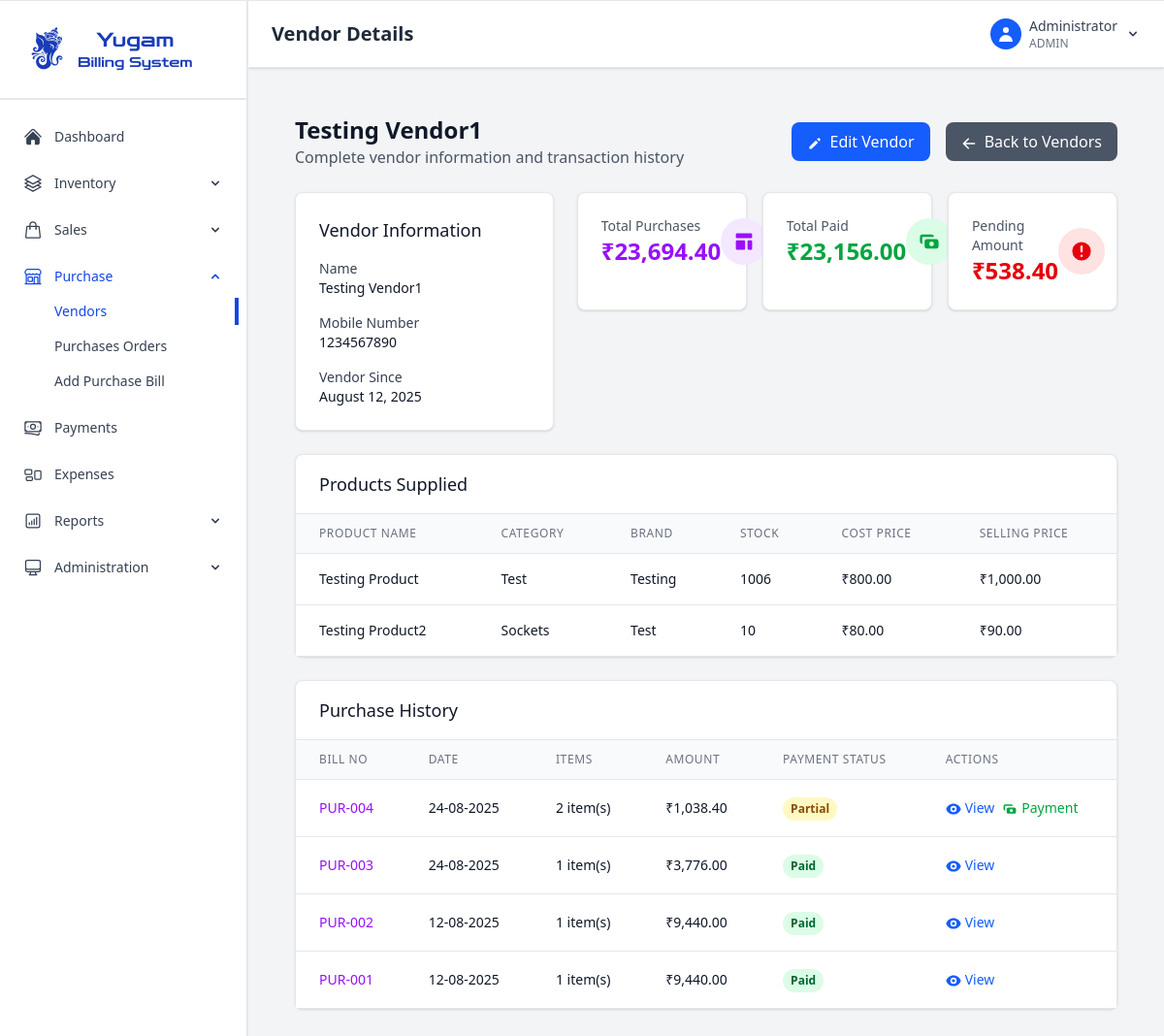
Page /vendors/1 (signed in) on the earlier database version.
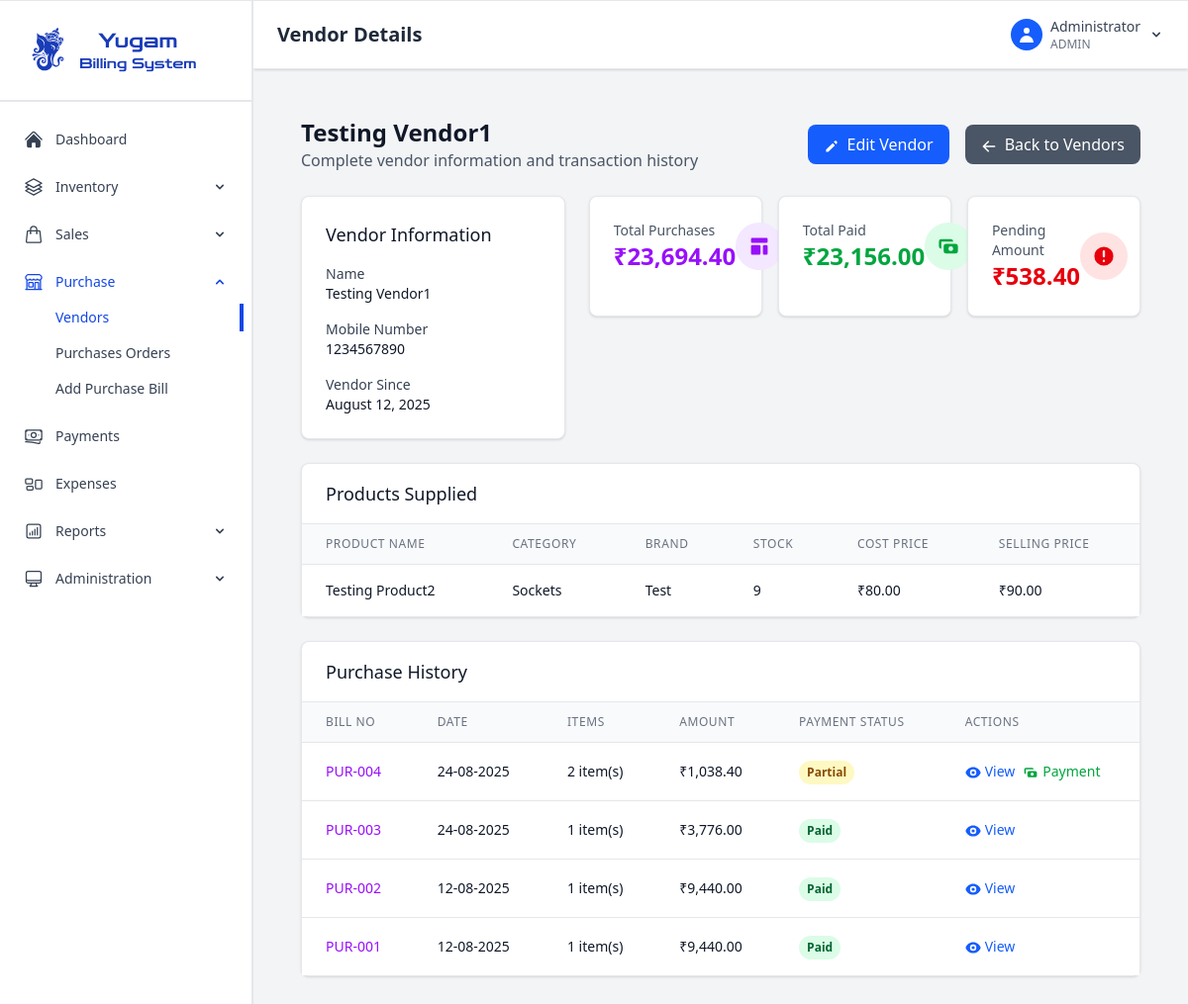
Same page on the later database version.
### app.py (models this page shows)
class Product(db.Model):
    id = db.Column(db.Integer, primary_key=True)
    name = db.Column(db.String(100), nullable=False)
    category = db.Column(db.String(50), nullable=False)
    brand = db.Column(db.String(50), nullable=False)
    mrp_price = db.Column(db.Float, nullable=False)
    cost_price = db.Column(db.Float, nullable=False)
    selling_price = db.Column(db.Float, nullable=False)
    gst_rate = db.Column(db.Float, nullable=False)
    stock_quantity = db.Column(db.Float, default=0)
    vendor_id = db.Column(db.Integer, db.ForeignKey('vendor.id'))
    created_at = db.Column(db.DateTime, default=datetime.utcnow)

class Purchase(db.Model):
    id = db.Column(db.Integer, primary_key=True)
    bill_no = db.Column(db.String(20), unique=True, nullable=False)
    po_bill_no = db.Column(db.String(50), nullable=True)  # PO Bill Number from vendor
    purchase_date = db.Column(db.Date, nullable=False, default=datetime.utcnow().date())
    vendor_id = db.Column(db.Integer, db.ForeignKey('vendor.id'))
    total_amount = db.Column(db.Float, nullable=False)
    discount = db.Column(db.Float, default=0)
    cgst = db.Column(db.Float, default=0)
    sgst = db.Column(db.Float, default=0)
    final_amount = db.Column(db.Float, nullable=False)
    payment_status = db.Column(db.String(20), default='unpaid')  # paid, partial, unpaid
    created_at = db.Column(db.DateTime, default=datetime.utcnow)
    vendor = db.relationship('Vendor', backref='purchases')

### app.py (the view)
@app.route('/vendors/<int:vendor_id>')
@login_required
def vendor_detail(vendor_id):
    vendor = Vendor.query.get_or_404(vendor_id)
    purchases = Purchase.query.filter_by(vendor_id=vendor_id).order_by(Purchase.created_at.desc()).all()
    products = Product.query.filter_by(vendor_id=vendor_id).all()
    total_purchases = sum([purch.final_amount for purch in purchases])
    total_paid = sum([sum([p.amount for p in purchase.payments]) for purchase in purchases])
    total_pending = total_purchases - total_paid
    return render_template('vendor_detail.html',
                         vendor=vendor,
                         purchases=purchases,
                         products=products,
                         total_purchases=total_purchases,
                         total_paid=total_paid,
                         total_pending=total_pending)

### app.py (called while the page is built)
@login_manager.user_loader
def load_user(user_id):
    return User.query.get(int(user_id))

@app.context_processor
def inject_datetime():
    return {'datetime': datetime}

### templates/vendor_detail.html (shortened to what the changed rows need)
{% extends "base.html" %}
{% block page_title %}Vendor Details{% endblock %}
{% block content %}
<div class="p-6">
    <div class="mb-6">
        <div class="flex justify-between items-center">
            <div>
                <h1 class="text-2xl font-bold text-gray-900">{{ vendor.name }}</h1>
            </div>
        </div>
    </div>
    {% if products %}
    <div class="bg-white rounded-lg shadow-sm border border-gray-200 mb-6">
        <div class="overflow-x-auto">
            <table class="min-w-full divide-y divide-gray-200">
                <thead class="bg-gray-50">
                    <tr>
                        <th class="px-6 py-3 text-left text-xs font-medium text-gray-500 uppercase tracking-wider">Product Name</th>
                        <th class="px-6 py-3 text-left text-xs font-medium text-gray-500 uppercase tracking-wider">Category</th>
                        <th class="px-6 py-3 text-left text-xs font-medium text-gray-500 uppercase tracking-wider">Brand</th>
                        <th class="px-6 py-3 text-left text-xs font-medium text-gray-500 uppercase tracking-wider">Stock</th>
                        <th class="px-6 py-3 text-left text-xs font-medium text-gray-500 uppercase tracking-wider">Cost Price</th>
                        <th class="px-6 py-3 text-left text-xs font-medium text-gray-500 uppercase tracking-wider">Selling Price</th>
                    </tr>
                </thead>
                <tbody class="bg-white divide-y divide-gray-200">
                    {% for product in products %}
                    <tr class="hover:bg-gray-50">
                        <td class="px-6 py-4 whitespace-nowrap text-sm font-medium text-gray-900">
                            {{ product.name }}
                        </td>
                        <td class="px-6 py-4 whitespace-nowrap text-sm text-gray-900">
                            {{ product.category }}
                        </td>
                        <td class="px-6 py-4 whitespace-nowrap text-sm text-gray-900">
                            {{ product.brand }}
                        </td>
                        <td class="px-6 py-4 whitespace-nowrap text-sm text-gray-900">
                            {{ product.stock_quantity }}
                        </td>
                        <td class="px-6 py-4 whitespace-nowrap text-sm text-gray-900">
                            ₹{{ "{:,.2f}".format(product.cost_price) }}
                        </td>
                        <td class="px-6 py-4 whitespace-nowrap text-sm text-gray-900">
                            ₹{{ "{:,.2f}".format(product.selling_price) }}
                        </td>
                    </tr>
                    {% endfor %}
                </tbody>
            </table>
        </div>
    </div>
    {% endif %}
    <div class="bg-white rounded-lg shadow-sm border border-gray-200 mb-6">
        <div class="overflow-x-auto">
            <table class="min-w-full divide-y divide-gray-200">
                <thead class="bg-gray-50">
                    <tr>
                        <th class="px-6 py-3 text-left text-xs font-medium text-gray-500 uppercase tracking-wider">Bill No</th>
                        <th class="px-6 py-3 text-left text-xs font-medium text-gray-500 uppercase tracking-wider">Date</th>
                        <th class="px-6 py-3 text-left text-xs font-medium text-gray-500 uppercase tracking-wider">Items</th>
                        <th class="px-6 py-3 text-left text-xs font-medium text-gray-500 uppercase tracking-wider">Amount</th>
                        <th class="px-6 py-3 text-left text-xs font-medium text-gray-500 uppercase tracking-wider">Payment Status</th>
                        <th class="px-6 py-3 text-left text-xs font-medium text-gray-500 uppercase tracking-wider">Actions</th>
                    </tr>
                </thead>
                <tbody class="bg-white divide-y divide-gray-200">
                    {% for purchase in purchases %}
                    <tr class="hover:bg-gray-50">
                        <td class="px-6 py-4 whitespace-nowrap text-sm font-medium text-purple-600">
                            {{ purchase.bill_no }}
                        </td>
                        <td class="px-6 py-4 whitespace-nowrap text-sm text-gray-900">
                            {{ purchase.created_at.strftime('%d-%m-%Y') }}
                        </td>
                        <td class="px-6 py-4 whitespace-nowrap text-sm text-gray-900">
                            {{ purchase.items|length }} item(s)
                        </td>
                        <td class="px-6 py-4 whitespace-nowrap text-sm font-medium text-gray-900">
                            ₹{{ "{:,.2f}".format(purchase.final_amount) }}
                        </td>
                        <td class="px-6 py-4 whitespace-nowrap">
                            {% if purchase.payment_status == 'paid' %}
                                <span class="inline-flex px-2 py-1 text-xs font-semibold rounded-full bg-green-100 text-green-800">
                                    Paid
                                </span>
                            {% elif purchase.payment_status == 'partial' %}
                                <span class="inline-flex px-2 py-1 text-xs font-semibold rounded-full bg-yellow-100 text-yellow-800">
                                    Partial
                                </span>
                            {% else %}
                                <span class="inline-flex px-2 py-1 text-xs font-semibold rounded-full bg-red-100 text-red-800">
                                    Unpaid
                                </span>
                            {% endif %}
                        </td>
                        <td class="px-6 py-4 whitespace-nowrap text-sm font-medium">
                            <div class="flex space-x-2">
                                <button onclick="viewPurchaseDetails({{ purchase.id }})"
                                        class="text-blue-600 hover:text-blue-900">
                                    <svg class="w-4 h-4 inline mr-1" fill="currentColor" viewBox="0 0 20 20">
                                        <path d="M10 12a2 2 0 100-4 2 2 0 000 4z"/>
                                        <path fill-rule="evenodd" d="M.458 10C1.732 5.943 5.522 3 10 3s8.268 2.943 9.542 7c-1.274 4.057-5.064 7-9.542 7S1.732 14.057.458 10zM14 10a4 4 0 11-8 0 4 4 0 018 0z" clip-rule="evenodd"/>
                                    </svg>View
                                </button>
                                {% if purchase.payment_status != 'paid' %}
                                <button onclick="addVendorPayment({{ vendor.id }}, '{{ vendor.name }}', {{ purchase.final_amount }})"
                                        class="text-green-600 hover:text-green-900">
                                    <svg class="w-4 h-4 inline mr-1" fill="currentColor" viewBox="0 0 20 20">
                                        <path fill-rule="evenodd" d="M4 4a2 2 0 00-2 2v4a2 2 0 002 2V6h10a2 2 0 00-2-2H4zm2 6a2 2 0 012-2h8a2 2 0 012 2v4a2 2 0 01-2 2H8a2 2 0 01-2-2v-4zm6 4a2 2 0 100-4 2 2 0 000 4z" clip-rule="evenodd"/>
                                    </svg>Payment
                                </button>
                                {% endif %}
                            </div>
                        </td>
                    </tr>
                    {% endfor %}
                </tbody>
            </table>
        </div>
    </div>
</div>
{% endblock %}

Differences in the rows shown:
removed Product: name "Testing Product", category "Test", brand "Testing", stock_quantity "1006", cost_price "800.00", selling_price "1,000.00"
changed Product "Testing Product2": stock_quantity "10" → "9"
